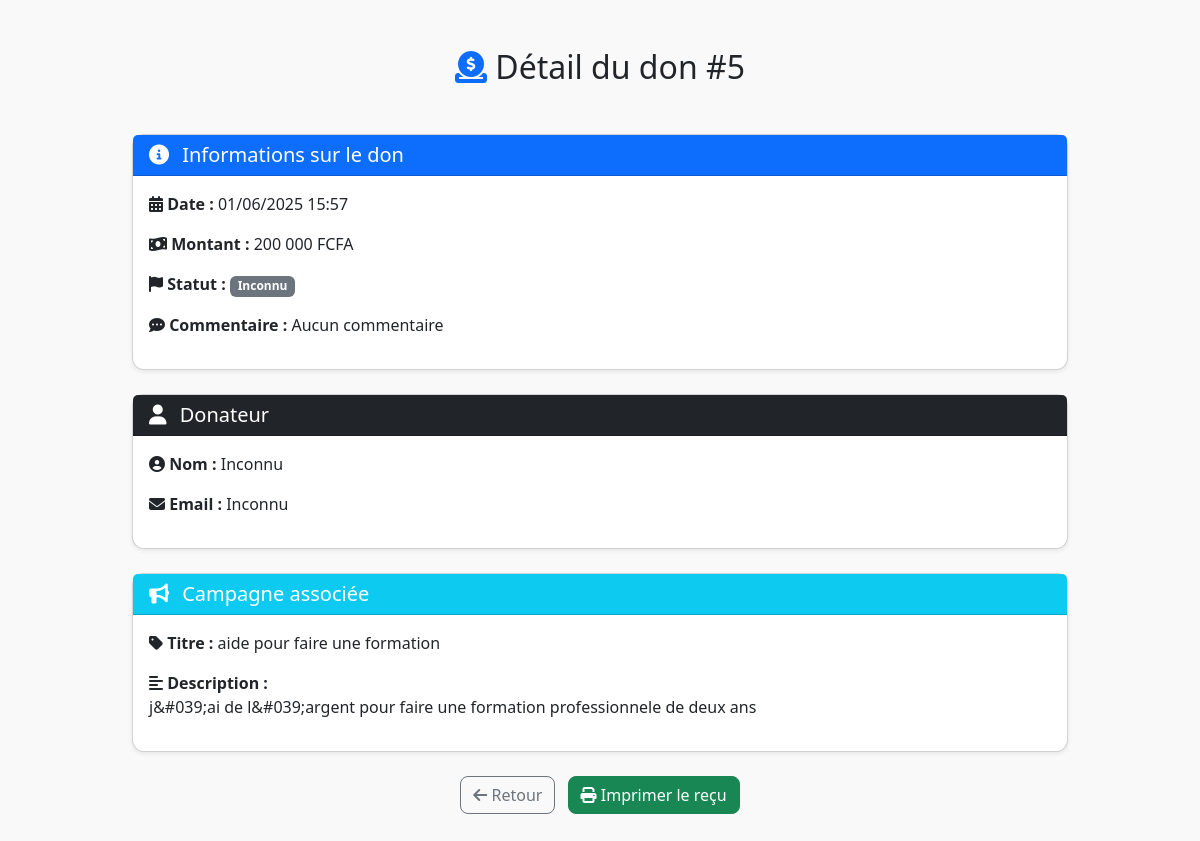
Screenshot of /utilisateur/don_detail.php?id=5 with the database file from the repository.
### tables this page shows
CREATE TABLE IF NOT EXISTS `dons` (
  `id` int NOT NULL AUTO_INCREMENT,
  `utilisateur_id` int DEFAULT NULL,
  `campagne_id` int DEFAULT NULL,
  `montant` decimal(12,2) NOT NULL,
  `date_don` datetime DEFAULT CURRENT_TIMESTAMP,
  `moyen_paiement_id` int DEFAULT NULL,
  `statut` enum('en attente','confirmé','rejeté') DEFAULT 'en attente',
  `preuve_paiement` varchar(255) DEFAULT NULL,
  PRIMARY KEY (`id`),
  KEY `utilisateur_id` (`utilisateur_id`),
  KEY `campagne_id` (`campagne_id`),
  KEY `moyen_paiement_id` (`moyen_paiement_id`)
);

CREATE TABLE IF NOT EXISTS `campagnes` (
  `id` int NOT NULL AUTO_INCREMENT,
  `titre` varchar(255) NOT NULL,
  `description` text NOT NULL,
  `montant_vise` decimal(12,2) NOT NULL,
  `montant_atteint` decimal(12,2) DEFAULT '0.00',
  `date_debut` date DEFAULT NULL,
  `date_fin` date DEFAULT NULL,
  `statut` enum('en cours','terminée','suspendue') DEFAULT 'en cours',
  `categorie_id` int DEFAULT NULL,
  `beneficiaire_id` int DEFAULT NULL,
  `image_campagne` varchar(255) DEFAULT NULL,
  `date_creation` datetime DEFAULT CURRENT_TIMESTAMP,
  PRIMARY KEY (`id`),
  KEY `categorie_id` (`categorie_id`),
  KEY `beneficiaire_id` (`beneficiaire_id`)
);

### utilisateur/don_detail.php (the view, shortened to what this page needs)
<?php
$id = (int) $_GET['id'];
$pdo = getPDO();
$sql = "
    SELECT d.id, d.montant, d.date_don, d.statut,
           u.nom AS utilisateur_nom, u.email AS utilisateur_email,
           c.titre AS campagne_titre, c.description AS campagne_description
    FROM dons d
    LEFT JOIN utilisateurs u ON d.utilisateur_id = u.id
    LEFT JOIN campagnes c ON d.campagne_id = c.id
    WHERE d.id = :id
";
$stmt = $pdo->prepare($sql);
$stmt->execute([':id' => $id]);
$don = $stmt->fetch(PDO::FETCH_ASSOC);
?>
<!DOCTYPE html>
<html lang="fr">
<head>
    <link href="https://cdn.jsdelivr.net/npm/bootstrap@5.3.0/dist/css/bootstrap.min.css" rel="stylesheet">
    <link href="https://cdnjs.cloudflare.com/ajax/libs/font-awesome/6.4.0/css/all.min.css" rel="stylesheet">
</head>
<body>
<div class="container py-5">
    <h2 class="text-center mb-5"><i class="fas fa-donate text-primary"></i> Détail du don #<?= htmlspecialchars($don['id']) ?></h2>
    <div class="card mb-4 shadow-sm">
        <div class="card-header bg-primary text-white">
            <h5 class="mb-0"><i class="fas fa-info-circle"></i> Informations sur le don</h5>
        </div>
        <div class="card-body">
            <p><strong><i class="fas fa-calendar-alt"></i> Date :</strong> <?= date('d/m/Y H:i', strtotime($don['date_don'])) ?></p>
            <p><strong><i class="fas fa-money-bill-wave"></i> Montant :</strong> <?= number_format($don['montant'], 0, ',', ' ') ?> FCFA</p>
            <p><strong><i class="fas fa-flag"></i> Statut :</strong>
                <?php
                switch ($don['statut']) {
                    default:
                        echo '<span class="badge bg-secondary">Inconnu</span>';
                }
                ?>
            </p>
            <p><strong><i class="fas fa-comment-dots"></i> Commentaire :</strong> <?= nl2br(htmlspecialchars($don['commentaire'] ?? 'Aucun commentaire')) ?></p>
        </div>
    </div>
    <div class="card mb-4 shadow-sm">
        <div class="card-header bg-dark text-white">
            <h5 class="mb-0"><i class="fas fa-user"></i> Donateur</h5>
        </div>
        <div class="card-body">
            <p><strong><i class="fas fa-user-circle"></i> Nom :</strong> <?= htmlspecialchars($don['utilisateur_nom'] ?? 'Inconnu') ?></p>
            <p><strong><i class="fas fa-envelope"></i> Email :</strong> <?= htmlspecialchars($don['utilisateur_email'] ?? 'Inconnu') ?></p>
        </div>
    </div>
    <div class="card mb-4 shadow-sm">
        <div class="card-header bg-info text-white">
            <h5 class="mb-0"><i class="fas fa-bullhorn"></i> Campagne associée</h5>
        </div>
        <div class="card-body">
            <p><strong><i class="fas fa-tag"></i> Titre :</strong> <?= htmlspecialchars($don['campagne_titre'] ?? 'Campagne supprimée') ?></p>
            <p><strong><i class="fas fa-align-left"></i> Description :</strong><br><?= nl2br(htmlspecialchars($don['campagne_description'] ?? 'Aucune description')) ?></p>
        </div>
    </div>
    <div class="text-center">
        <a href="mes_dons.php" class="btn btn-outline-secondary me-2"><i class="fas fa-arrow-left"></i> Retour</a>
        <a href="don_recu.php?id=<?= $don['id'] ?>" class="btn btn-success" target="_blank"><i class="fas fa-print"></i> Imprimer le reçu</a>
    </div>
</div>
</body>
</html>

### utilisateur/don_detail.php (style rules this page uses)
body { background: #f9f9f9; }
.container { max-width: 960px; }
.card { border-radius: 12px; }
.card-header i { margin-right: 8px; }
.btn { border-radius: 8px; }

### rows the page displays
dons: id "5", date_don "01/06/2025 15:57", montant "200 000", campagne.titre "aide pour faire une formation", campagne.description "j&#039;ai de l&#039;argent pour faire une formation professionnele de deux ans"

### other values shown
$don['commentaire'] "Aucun commentaire"
$don['utilisateur_nom'] "Inconnu"
$don['utilisateur_email'] "Inconnu"
